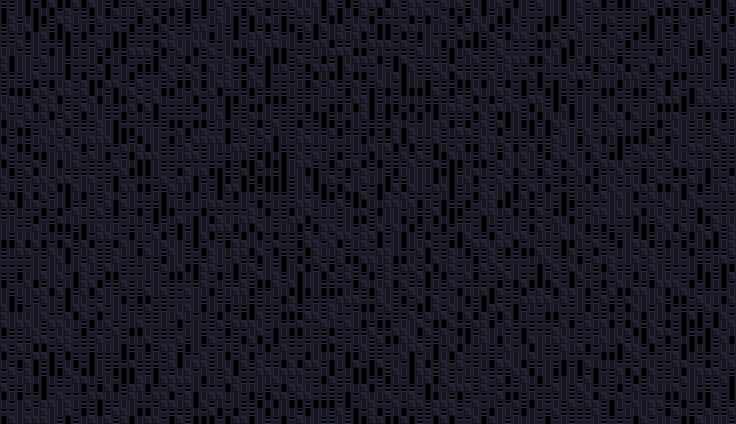

Rendered tile map (Tiled .tmx) drawn with the repository's tilesets; below, a short description and the map source with its tile grids summarised:
An orthogonal 92x53 tile map with 8x8 px tiles, 1 tile layer (Background), 2 tilesets and 142 objects.

<map version="1.0.0" orientation="orthogonal" renderorder="left-down" width="92" height="53" tilewidth="8" tileheight="8" nextobjectid="1">
 <tileset firstgid="1" source="exported_tilesets/Prototype Orange.tsx" />
 <tileset firstgid="86" name="Zeta" tilewidth="8" tileheight="8" spacing="1" margin="1" tilecount="176" columns="4">
  <image source="../Sprites/geometry/zeta_complex/zeta_complex.png" width="37" height="397" />
  <terraintypes>
   <terrain name="Purple" tile="-1" />
  </terraintypes>
  <tile id="0">
   <objectgroup draworder="index">
    <object id="1" x="0" y="0" width="8" height="8" />
   </objectgroup>
  </tile>
  <tile id="1">
   <objectgroup draworder="index">
    <object id="1" x="0" y="0" width="8" height="8" />
   </objectgroup>
  </tile>
  <tile id="2" terrain="0,,0,">
   <objectgroup draworder="index">
    <object id="2" x="0" y="0" width="8" height="8" />
   </objectgroup>
  </tile>
  <tile id="3">
   <objectgroup draworder="index">
    <object id="1" x="0" y="0" width="8" height="8" />
   </objectgroup>
  </tile>
  <tile id="4">
   <objectgroup draworder="index">
    <object id="1" x="0" y="0" width="8" height="8" />
   </objectgroup>
  </tile>
  <tile id="5" terrain="0,0,0,0">
   <objectgroup draworder="index">
    <object id="1" x="0" y="0" width="8" height="8" />
   </objectgroup>
  </tile>
  <tile id="6" terrain="0,0,0,0">
   <objectgroup draworder="index">
    <object id="1" x="0" y="0" width="8" height="8" />
   </objectgroup>
  </tile>
  <tile id="7" terrain="0,0,,">
   <objectgroup draworder="index">
    <object id="1" x="0" y="0" width="8" height="8" />
   </objectgroup>
  </tile>
  <tile id="8" terrain="0,,,">
   <objectgroup draworder="index">
    <object id="2" x="0" y="0">
     <polygon points="0,0 0,8 8,0" />
    </object>
   </objectgroup>
  </tile>
  <tile id="9" terrain=",,0,">
   <objectgroup draworder="index">
    <object id="2" x="0" y="0">
     <polygon points="0,0 0,8 8,8" />
    </object>
   </objectgroup>
  </tile>
  <tile id="10" terrain=",,0,0">
   <objectgroup draworder="index">
    <object id="1" x="0" y="0" width="8" height="8" />
   </objectgroup>
  </tile>
  <tile id="11" terrain=",,,0">
   <objectgroup draworder="index">
    <object id="3" x="0" y="8">
     <polygon points="0,0 8,-8 8,0 0,0" />
    </object>
   </objectgroup>
  </tile>
  <tile id="12">
   <objectgroup draworder="index">
    <object id="1" x="0" y="0" width="8" height="8" />
   </objectgroup>
  </tile>
  <tile id="13" terrain=",0,,0">
   <objectgroup draworder="index">
    <object id="1" x="0" y="0" width="8" height="8" />
   </objectgroup>
  </tile>
  <tile id="14" terrain=",0,,">
   <objectgroup draworder="index">
    <object id="2" x="0" y="0">
     <polygon points="0,0 8,8 8,0" />
    </object>
   </objectgroup>
  </tile>
  <tile id="15">
   <objectgroup draworder="index">
    <object id="1" x="5" y="0" width="3" height="8" />
   </objectgroup>
  </tile>
  <tile id="16">
   <objectgroup draworder="index">
    <object id="2" x="0" y="0" width="3" height="8" />
   </objectgroup>
  </tile>
  <tile id="17">
   <objectgroup draworder="index">
    <object id="1" x="0" y="0" width="8" height="8" />
   </objectgroup>
  </tile>
  <tile id="18">
   <objectgroup draworder="index">
    <object id="1" x="0" y="0" width="8" height="8" />
   </objectgroup>
  </tile>
  <tile id="19">
   <objectgroup draworder="index">
    <object id="1" x="0" y="0" width="8" height="8" />
   </objectgroup>
  </tile>
  <tile id="20">
   <objectgroup draworder="index">
    <object id="1" x="0" y="0" width="8" height="8" />
   </objectgroup>
  </tile>
  <tile id="21">
   <objectgroup draworder="index">
    <object id="1" x="0" y="0" width="8" height="8" />
   </objectgroup>
  </tile>
  <tile id="22">
   <objectgroup draworder="index">
    <object id="1" x="0" y="0" width="8" height="8" />
   </objectgroup>
  </tile>
  <tile id="23">
   <objectgroup draworder="index">
    <object id="1" x="0" y="0" width="8" height="8" />
   </objectgroup>
  </tile>
  <tile id="24">
   <objectgroup draworder="index">
    <object id="1" x="0" y="0" width="8" height="8" />
   </objectgroup>
  </tile>
  <tile id="25">
   <objectgroup draworder="index">
    <object id="1" x="0" y="0" width="8" height="8" />
   </objectgroup>
  </tile>
  <tile id="26">
   <objectgroup draworder="index">
    <object id="1" x="0" y="0" width="8" height="8" />
   </objectgroup>
  </tile>
  <tile id="27">
   <objectgroup draworder="index">
    <object id="1" x="0" y="0" width="8" height="8" />
   </objectgroup>
  </tile>
  <tile id="28">
   <objectgroup draworder="index">
    <object id="1" x="0" y="0" width="8" height="8" />
   </objectgroup>
  </tile>
  <tile id="29">
   <objectgroup draworder="index">
    <object id="1" x="0" y="0" width="8" height="8" />
   </objectgroup>
  </tile>
  <tile id="30">
   <objectgroup draworder="index">
    <object id="1" x="0" y="0" width="8" height="8" />
   </objectgroup>
  </tile>
  <tile id="31">
   <objectgroup draworder="index">
    <object id="1" x="0" y="0" width="8" height="8" />
   </objectgroup>
  </tile>
  <tile id="32">
   <objectgroup draworder="index">
    <object id="1" x="0" y="0" width="8" height="8" />
   </objectgroup>
  </tile>
  <tile id="33">
   <objectgroup draworder="index">
    <object id="1" x="0" y="0" width="8" height="8" />
   </objectgroup>
  </tile>
  <tile id="34">
   <objectgroup draworder="index">
    <object id="1" x="0" y="0" width="8" height="8" />
   </objectgroup>
  </tile>
  <tile id="35">
   <objectgroup draworder="index">
    <object id="1" x="0" y="0" width="8" height="8" />
   </objectgroup>
  </tile>
  <tile id="36">
   <objectgroup draworder="index">
    <object id="1" x="0" y="0" width="8" height="8" />
   </objectgroup>
  </tile>
  <tile id="37">
   <objectgroup draworder="index">
    <object id="1" x="0" y="0" width="8" height="8" />
   </objectgroup>
  </tile>
  <tile id="38">
   <objectgroup draworder="index">
    <object id="1" x="0" y="0" width="8" height="8" />
   </objectgroup>
  </tile>
  <tile id="39">
   <objectgroup draworder="index">
    <object id="2" x="0" y="8">
     <polygon points="0,0 8,0 8,-8 6,-8 6,-7 4,-7 4,-6 3,-6 3,-5 2,-5 2,-4 1,-4 1,-2 0,-2" />
    </object>
   </objectgroup>
  </tile>
  <tile id="40">
   <objectgroup draworder="index">
    <object id="1" x="0" y="0" width="8" height="8" />
   </objectgroup>
  </tile>
  <tile id="41">
   <objectgroup draworder="index">
    <object id="1" x="0" y="0" width="8" height="8" />
   </objectgroup>
  </tile>
  <tile id="42">
   <objectgroup draworder="index">
    <object id="3" x="0" y="8">
     <polygon points="0,0 8,0 8,-2 7,-2 7,-4 6,-4 6,-5 5,-5 5,-6 4,-6 4,-7 2,-7 2,-8 0,-8" />
    </object>
   </objectgroup>
  </tile>
  <tile id="43">
   <objectgroup draworder="index">
    <object id="1" x="0" y="0" width="8" height="8" />
   </objectgroup>
  </tile>
  <tile id="44">
   <objectgroup draworder="index">
    <object id="1" x="0" y="0" width="8" height="8" />
   </objectgroup>
  </tile>
  <tile id="45">
   <objectgroup draworder="index">
    <object id="1" x="0" y="0" width="8" height="8" />
   </objectgroup>
  </tile>
  <tile id="46">
   <objectgroup draworder="index">
    <object id="1" x="0" y="0" width="8" height="8" />
   </objectgroup>
  </tile>
  <tile id="47">
   <objectgroup draworder="index">
    <object id="1" x="0" y="0" width="8" height="8" />
   </objectgroup>
  </tile>
  <tile id="48">
   <objectgroup draworder="index">
    <object id="2" x="0" y="0" width="8" height="8" />
   </objectgroup>
  </tile>
  <tile id="49">
   <objectgroup draworder="index">
    <object id="1" x="0" y="0" width="8" height="3" />
   </objectgroup>
  </tile>
  <tile id="50">
   <objectgroup draworder="index">
    <object id="1" x="0" y="4" width="8" height="4" />
   </objectgroup>
  </tile>
  <tile id="51">
   <objectgroup draworder="index">
    <object id="3" x="0" y="8">
     <polygon points="0,0 8,0 8,-2 0,-2" />
    </object>
   </objectgroup>
  </tile>
  <tile id="52">
   <objectgroup draworder="index">
    <object id="3" x="0" y="0" width="8" height="3" />
    <object id="4" x="2" y="3" width="4" height="5" />
    <object id="5" x="0" y="3" width="2" height="3" />
    <object id="6" x="6" y="3" width="2" height="3" />
   </objectgroup>
  </tile>
  <tile id="53">
   <objectgroup draworder="index">
    <object id="2" x="2" y="0" width="4" height="5" />
    <object id="3" x="0" y="5" width="8" height="3" />
   </objectgroup>
  </tile>
  <tile id="54">
   <objectgroup draworder="index">
    <object id="1" x="2" y="0" width="4" height="8" />
   </objectgroup>
  </tile>
  <tile id="55">
   <objectgroup draworder="index">
    <object id="1" x="0" y="5" width="8" height="3" />
    <object id="2" x="2" y="0" width="4" height="5" />
    <object id="3" x="0" y="2" width="2" height="3" />
    <object id="4" x="6" y="2" width="2" height="3" />
   </objectgroup>
  </tile>
  <tile id="56">
   <objectgroup draworder="index">
    <object id="1" x="2" y="0" width="4" height="8" />
   </objectgroup>
  </tile>
  <tile id="57">
   <objectgroup draworder="index">
    <object id="2" x="2" y="0" width="4" height="8" />
   </objectgroup>
  </tile>
  <tile id="63">
   <objectgroup draworder="index">
    <object id="1" x="0" y="0" width="8" height="8" />
   </objectgroup>
  </tile>
  <tile id="64">
   <objectgroup draworder="index">
    <object id="1" x="0" y="0" width="8" height="8" />
   </objectgroup>
  </tile>
  <tile id="65">
   <objectgroup draworder="index">
    <object id="1" x="0" y="0" width="8" height="8" />
   </objectgroup>
  </tile>
  <tile id="66">
   <objectgroup draworder="index">
    <object id="1" x="0" y="0" width="8" height="8" />
   </objectgroup>
  </tile>
  <tile id="67">
   <objectgroup draworder="index">
    <object id="1" x="0" y="0" width="8" height="8" />
   </objectgroup>
  </tile>
  <tile id="68">
   <objectgroup draworder="index">
    <object id="1" x="0" y="0" width="8" height="8" />
   </objectgroup>
  </tile>
  <tile id="69">
   <objectgroup draworder="index">
    <object id="3" x="0" y="0">
     <polygon points="0,0 0,8 8,8 8,2 4,0" />
    </object>
   </objectgroup>
  </tile>
  <tile id="70">
   <objectgroup draworder="index">
    <object id="10" x="0" y="8">
     <polygon points="0,0 0,-6 8,-2 8,0" />
    </object>
   </objectgroup>
  </tile>
  <tile id="71">
   <objectgroup draworder="index">
    <object id="6" x="0" y="8">
     <polygon points="0,0 4,0 0,-2" />
    </object>
   </objectgroup>
  </tile>
  <tile id="72">
   <objectgroup draworder="index">
    <object id="1" x="0" y="0" width="8" height="8" />
   </objectgroup>
  </tile>
  <tile id="73">
   <objectgroup draworder="index">
    <object id="3" x="0" y="0">
     <polygon points="0,0 0,8 8,8 8,2 4,0" />
    </object>
   </objectgroup>
  </tile>
  <tile id="74">
   <objectgroup draworder="index">
    <object id="1" x="0" y="0" width="8" height="8" />
   </objectgroup>
  </tile>
  <tile id="75">
   <objectgroup draworder="index">
    <object id="1" x="0" y="0" width="8" height="8" />
   </objectgroup>
  </tile>
  <tile id="76">
   <objectgroup draworder="index">
    <object id="1" x="0" y="0" width="8" height="8" />
   </objectgroup>
  </tile>
  <tile id="77">
   <objectgroup draworder="index">
    <object id="1" x="0" y="0" width="8" height="8" />
   </objectgroup>
  </tile>
  <tile id="78">
   <objectgroup draworder="index">
    <object id="1" x="0" y="0" width="8" height="8" />
   </objectgroup>
  </tile>
  <tile id="79">
   <objectgroup draworder="index">
    <object id="1" x="0" y="0" width="8" height="8" />
   </objectgroup>
  </tile>
  <tile id="80">
   <objectgroup draworder="index">
    <object id="1" x="0" y="0" width="8" height="8" />
   </objectgroup>
  </tile>
  <tile id="81">
   <objectgroup draworder="index">
    <object id="1" x="0" y="0" width="8" height="8" />
   </objectgroup>
  </tile>
  <tile id="82">
   <objectgroup draworder="index">
    <object id="1" x="0" y="0" width="8" height="8" />
   </objectgroup>
  </tile>
  <tile id="83">
   <objectgroup draworder="index" />
  </tile>
  <tile id="94">
   <objectgroup draworder="index">
    <object id="1" x="0" y="0" width="8" height="8" />
   </objectgroup>
  </tile>
  <tile id="104">
   <objectgroup draworder="index">
    <object id="1" x="0" y="0" width="3" height="8" />
   </objectgroup>
  </tile>
  <tile id="105">
   <objectgroup draworder="index">
    <object id="7" x="8" y="8">
     <polygon points="0,0 0,-2 -4,0" />
    </object>
   </objectgroup>
  </tile>
  <tile id="106">
   <objectgroup draworder="index">
    <object id="7" x="8" y="8">
     <polygon points="0,0 0,-6 -8,-2 -8,0" />
    </object>
   </objectgroup>
  </tile>
  <tile id="107">
   <objectgroup draworder="index">
    <object id="5" x="0" y="8">
     <polygon points="0,0 0,-6 4,-8 8,-8 8,0" />
    </object>
   </objectgroup>
  </tile>
  <tile id="108">
   <objectgroup draworder="index">
    <object id="2" x="0" y="8">
     <polyline points="0,0 8,0 8,-8 4,-8 0,-6 0,0" />
    </object>
   </objectgroup>
  </tile>
  <tile id="109">
   <objectgroup draworder="index">
    <object id="1" x="0" y="0" width="8" height="8" />
   </objectgroup>
  </tile>
  <tile id="110">
   <objectgroup draworder="index">
    <object id="1" x="0" y="0" width="8" height="8" />
   </objectgroup>
  </tile>
  <tile id="111">
   <objectgroup draworder="index">
    <object id="1" x="5" y="0" width="3" height="8" />
   </objectgroup>
  </tile>
  <tile id="112">
   <objectgroup draworder="index">
    <object id="1" x="0" y="0" width="8" height="8" />
   </objectgroup>
  </tile>
  <tile id="113">
   <objectgroup draworder="index">
    <object id="1" x="0" y="0" width="8" height="8" />
   </objectgroup>
  </tile>
  <tile id="114">
   <objectgroup draworder="index">
    <object id="1" x="0" y="0" width="8" height="8" />
   </objectgroup>
  </tile>
  <tile id="115">
   <objectgroup draworder="index">
    <object id="1" x="0" y="0" width="8" height="8" />
   </objectgroup>
  </tile>
  <tile id="116">
   <objectgroup draworder="index">
    <object id="1" x="0" y="0" width="8" height="8" />
   </objectgroup>
  </tile>
  <tile id="117">
   <objectgroup draworder="index">
    <object id="1" x="0" y="0" width="8" height="8" />
   </objectgroup>
  </tile>
  <tile id="118">
   <objectgroup draworder="index">
    <object id="1" x="0" y="0" width="8" height="8" />
   </objectgroup>
  </tile>
  <tile id="119">
   <objectgroup draworder="index">
    <object id="2" x="0" y="0">
     <polygon points="0,0 8,0 8,8 6,8 6,7 4,7 4,6 3,6 3,5 2,5 2,4 1,4 1,2 0,2" />
    </object>
   </objectgroup>
  </tile>
  <tile id="120">
   <objectgroup draworder="index">
    <object id="1" x="0" y="0" width="8" height="8" />
   </objectgroup>
  </tile>
  <tile id="121">
   <objectgroup draworder="index">
    <object id="1" x="0" y="0" width="8" height="8" />
   </objectgroup>
  </tile>
  <tile id="122">
   <objectgroup draworder="index">
    <object id="2" x="0" y="0">
     <polygon points="0,0 0,8 2,8 2,7 4,7 4,6 5,6 5,5 6,5 6,4 7,4 7,2 8,2 8,0" />
    </object>
   </objectgroup>
  </tile>
  <tile id="123">
   <objectgroup draworder="index">
    <object id="1" x="0" y="0" width="8" height="8" />
   </objectgroup>
  </tile>
  <tile id="124">
   <objectgroup draworder="index">
    <object id="1" x="0" y="0" width="8" height="8" />
   </objectgroup>
  </tile>
  <tile id="125">
   <objectgroup draworder="index">
    <object id="2" x="8" y="8">
     <polygon points="0,0 -3,0 -3,-4 -7,-8 0,-8" />
    </object>
   </objectgroup>
  </tile>
  <tile id="126">
   <objectgroup draworder="index">
    <object id="1" x="0" y="0" width="8" height="8" />
   </objectgroup>
  </tile>
  <tile id="127">
   <objectgroup draworder="index">
    <object id="3" x="0" y="0">
     <polygon points="0,0 0,8 3,8 3,4 7,0" />
    </object>
   </objectgroup>
  </tile>
  <tile id="128">
   <objectgroup draworder="index">
    <object id="1" x="0" y="0" width="8" height="8" />
   </objectgroup>
  </tile>
  <tile id="129">
   <objectgroup draworder="index">
    <object id="1" x="0" y="0" width="8" height="8" />
   </objectgroup>
  </tile>
  <tile id="130">
   <objectgroup draworder="index">
    <object id="1" x="0" y="0" width="8" height="8" />
   </objectgroup>
  </tile>
  <tile id="131">
   <objectgroup draworder="index">
    <object id="1" x="0" y="0" width="8" height="8" />
   </objectgroup>
  </tile>
  <tile id="143">
   <objectgroup draworder="index">
    <object id="1" x="0" y="0" width="8" height="8" />
   </objectgroup>
  </tile>
  <tile id="144">
   <objectgroup draworder="index">
    <object id="1" x="0" y="0" width="8" height="8" />
   </objectgroup>
  </tile>
  <tile id="147">
   <objectgroup draworder="index">
    <object id="1" x="0" y="0" width="8" height="8" />
   </objectgroup>
  </tile>
  <tile id="148">
   <objectgroup draworder="index">
    <object id="1" x="0" y="0" width="8" height="8" />
   </objectgroup>
  </tile>
  <tile id="149">
   <objectgroup draworder="index">
    <object id="1" x="0" y="0" width="8" height="8" />
   </objectgroup>
  </tile>
  <tile id="150">
   <objectgroup draworder="index">
    <object id="1" x="0" y="0" width="8" height="8" />
   </objectgroup>
  </tile>
  <tile id="151">
   <objectgroup draworder="index">
    <!-- 1 objects omitted --></objectgroup>
  </tile>
  <tile id="152">
   <objectgroup draworder="index">
    <!-- 1 objects omitted --></objectgroup>
  </tile>
  <tile id="153">
   <objectgroup draworder="index">
    <!-- 1 objects omitted --></objectgroup>
  </tile>
  <tile id="154">
   <objectgroup draworder="index">
    <!-- 1 objects omitted --></objectgroup>
  </tile>
  <tile id="155">
   <objectgroup draworder="index">
    <!-- 1 objects omitted --></objectgroup>
  </tile>
  <tile id="156">
   <objectgroup draworder="index">
    <!-- 1 objects omitted --></objectgroup>
  </tile>
  <tile id="157">
   <objectgroup draworder="index">
    <!-- 1 objects omitted --></objectgroup>
  </tile>
  <tile id="158">
   <objectgroup draworder="index">
    <!-- 1 objects omitted --></objectgroup>
  </tile>
  <tile id="159">
   <objectgroup draworder="index">
    <!-- 1 objects omitted --></objectgroup>
  </tile>
  <tile id="160">
   <objectgroup draworder="index">
    <!-- 1 objects omitted --></objectgroup>
  </tile>
  <tile id="161">
   <objectgroup draworder="index">
    <!-- 1 objects omitted --></objectgroup>
  </tile>
  <tile id="162">
   <objectgroup draworder="index">
    <!-- 1 objects omitted --></objectgroup>
  </tile>
  <tile id="163">
   <objectgroup draworder="index">
    <!-- 1 objects omitted --></objectgroup>
  </tile>
  <tile id="164">
   <objectgroup draworder="index">
    <!-- 1 objects omitted --></objectgroup>
  </tile>
  <tile id="165">
   <objectgroup draworder="index">
    <!-- 1 objects omitted --></objectgroup>
  </tile>
  <tile id="166">
   <objectgroup draworder="index">
    <!-- 1 objects omitted --></objectgroup>
  </tile>
  <tile id="167">
   <objectgroup draworder="index">
    <!-- 1 objects omitted --></objectgroup>
  </tile>
  <tile id="168">
   <objectgroup draworder="index">
    <!-- 1 objects omitted --></objectgroup>
  </tile>
  <tile id="169">
   <objectgroup draworder="index">
    <!-- 1 objects omitted --></objectgroup>
  </tile>
  <tile id="170">
   <objectgroup draworder="index">
    <!-- 1 objects omitted --></objectgroup>
  </tile>
  <tile id="171">
   <objectgroup draworder="index">
    <!-- 1 objects omitted --></objectgroup>
  </tile>
  <tile id="172">
   <objectgroup draworder="index">
    <!-- 1 objects omitted --></objectgroup>
  </tile>
 </tileset>
 <layer name="Background" width="92" height="53">
  <properties>
   <property name="unity:ignore" value="collision" />
   <property name="unity:sortingLayerName" value="Background" />
  </properties>
  <data>[4876 cells, 4876 non-empty, 5 distinct tile ids]</data>
 </layer>
</map>
<!-- 22 of 142 objects omitted -->
